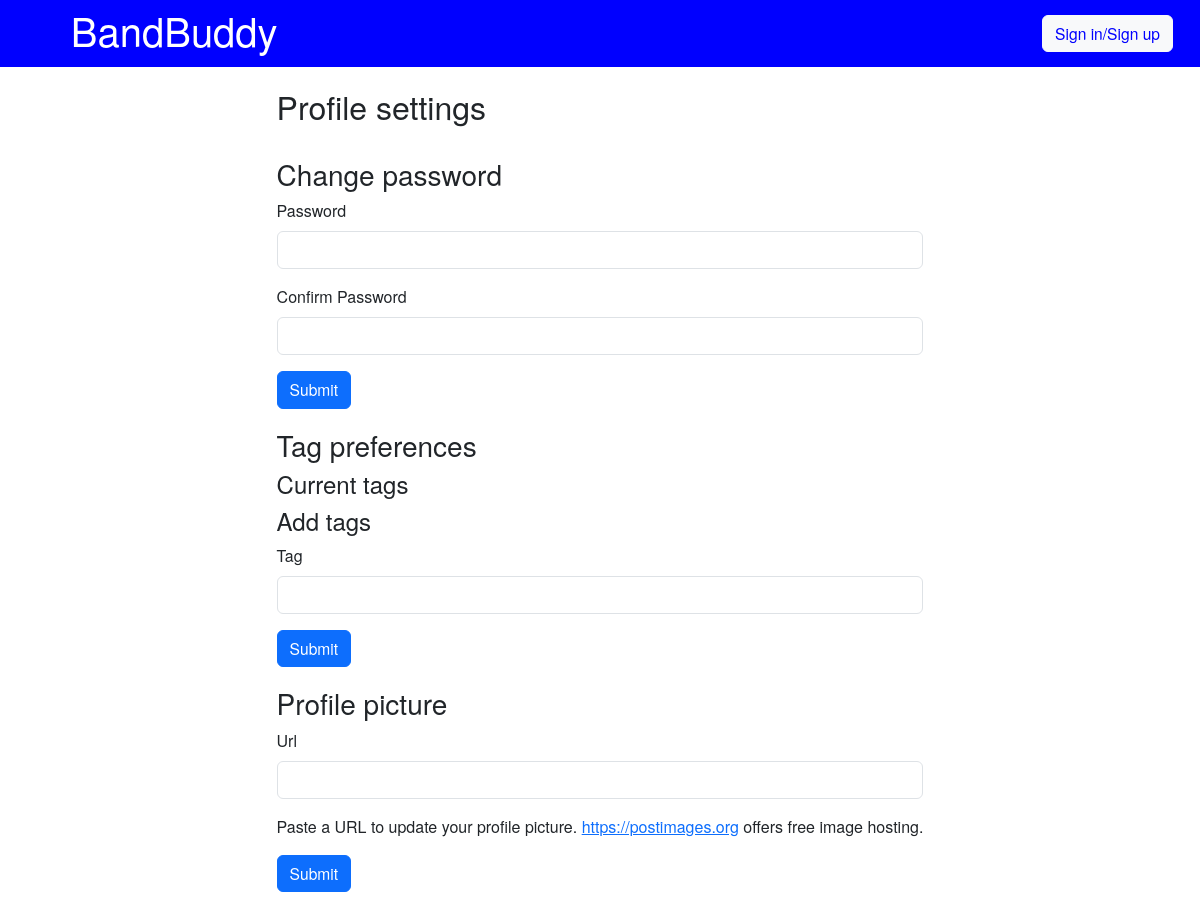
Before: /profile_settings/1 with the older database file.
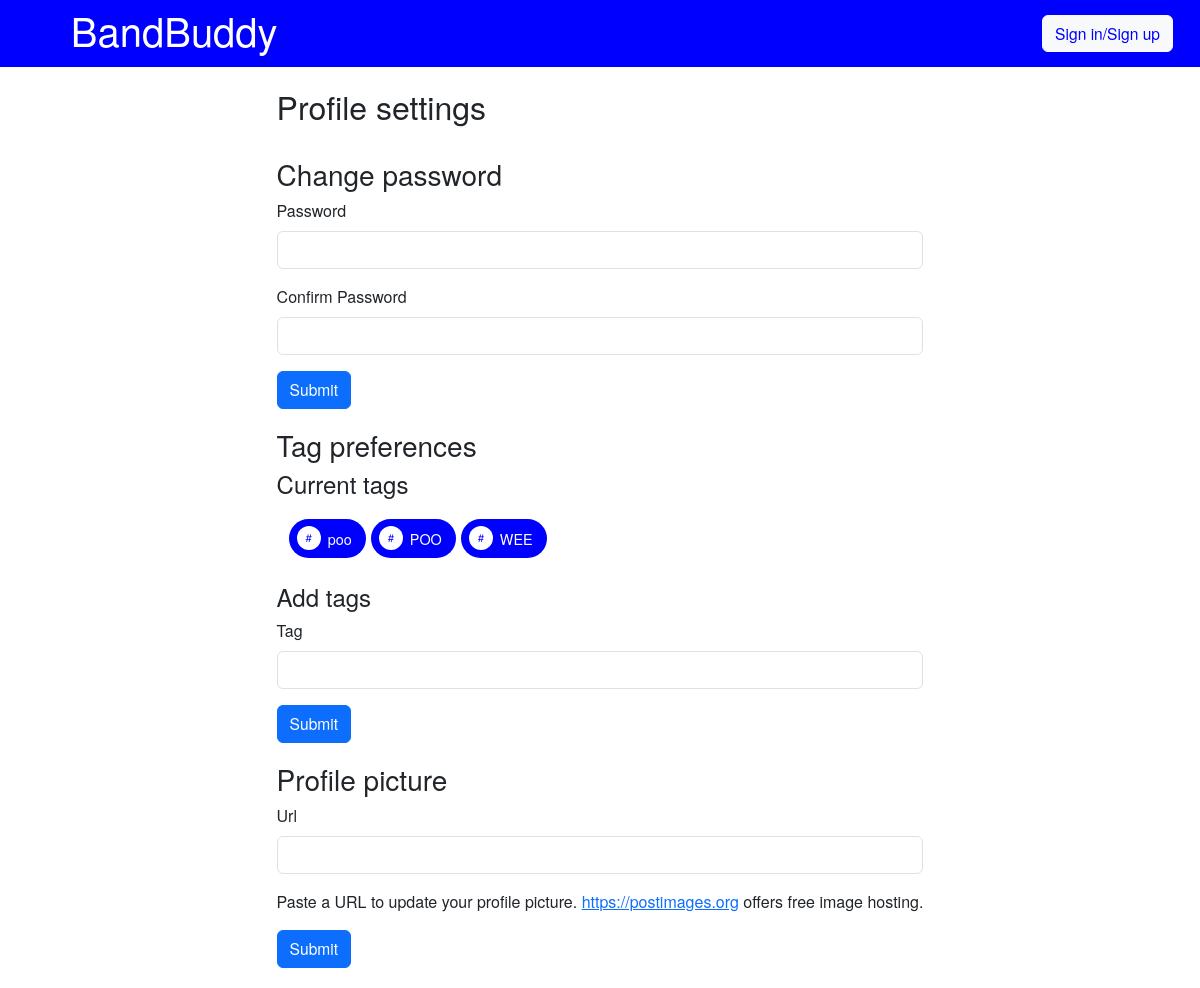
After: the same page with the newer database file.
### app/models.py (models this page shows)
class Tag(db.Model):
    id = db.Column(db.Integer, primary_key=True)
    name = db.Column(db.String(50), nullable=False, unique=True)
    posts = db.relationship('Post', secondary=post_tags, back_populates='tags')
    users = db.relationship('User', secondary=user_tag_preferences, back_populates='tag_preferences')

### app/views.py (the view, shortened to what this page needs)
@app.route('/profile_settings/<int:user_id>', methods=['GET', 'POST'])
def profile_settings(user_id):
    passwordForm = NewPassword()
    tag_items = models.Tag.query.filter(models.Tag.users.any(id=user_id)).all()
    tagForm = TagPreferences()
    if tagForm.validate_on_submit():
        tag_name = tagForm.tag.data.strip()
        tag = models.Tag.query.filter_by(name=tag_name).first()
        if not tag:
            tag = models.Tag(name=tag_name)
            db.session.add(tag)
            db.session.flush()  # Assign an ID to the tag
        user = models.User.query.get(user_id)
        if tag not in user.tag_preferences:
            user.tag_preferences.append(tag)
            db.session.commit()
            flash(f"Tag '{tag_name}' added to your preferences!", "success")
        else:
            flash(f"Tag '{tag_name}' is already in your preferences.", "info")
        return redirect(f'/profile_settings/{user_id}')
    else:
        print(tagForm.errors)
    pfpForm = ProfilePictureForm()
    if pfpForm.validate_on_submit():
        user = models.User.query.get(session['user_id'])
        user.profile_picture = pfpForm.url.data
        db.session.commit()
        session['profile_picture'] = user.profile_picture
        return redirect(f'/profile_settings/{user_id}')
    else:
        print(pfpForm.errors)
    return render_template(
        'profile_settings.html',
        passwordForm=passwordForm,
        tagForm=tagForm,
        tag_items=tag_items,
        pfpForm=pfpForm,
        title="Profile Settings"
    )

### app/forms.py
class NewPassword(FlaskForm):
    password = PasswordField('Password', validators=[DataRequired()])
    confirm_password = PasswordField('Confirm Password', validators=[DataRequired()])
    submit = SubmitField('Submit')

class TagPreferences(FlaskForm):
    tag = StringField('Tag', validators=[DataRequired(), Length(min=2, max=20)])
    submit = SubmitField('Submit')

### app/templates/profile_settings.html (shortened to what this page needs)
{% extends "navbar_template.html" %}
{% block content %}
    <div class="profile-settings">
        <h2>Profile settings</h2>
        <br>
        <div class="change-password">
            <h3>Change password</h3>
            <form action="" method="post" name="profile_settings">
            <div class="mb-3">
                {{ passwordForm.password.label(class="form-label") }}
                {{ passwordForm.password(class="form-control") }}
            </div>
            <div class="mb-3">
                {{ passwordForm.confirm_password.label(class="form-label") }}
                {{ passwordForm.confirm_password(class="form-control") }}
            </div>
            {{ passwordForm.submit(class="btn btn-primary") }}
            </form>
        </div>
        <div class="tag-preferences">
            <h3>Tag preferences</h3>
            <h4>Current tags</h4>
            {% if tag_items %}
                <div class="container current-tags">
                    {% for tag in tag_items %}
                    <span class="tag profile-settings-tag">
                        <span class="tag-icon"><i class="bi bi-hash"></i></span>
                        {{ tag.name }}
                    </span>
                {% endfor %}
                </div>
            {% endif %}
            <h4>Add tags</h4>
            <form action="" method="post" name="tag_settings">
            <div class="mb-3">
                {{ tagForm.tag.label(class="form-label") }}
                {{ tagForm.tag(class="form-control") }}
            </div>
            {{ tagForm.submit(class="btn btn-primary") }}
            </form>
        </div>
        <div class="profile-picture-settings">
            <h3>Profile picture</h3>
            <form actions="" method="post" name="profile_picture">
            <div class="mb-3">
                {{ pfpForm.url.label(class="form-label") }}
                {{ pfpForm.url(class="form-control") }}
            </div>
            <p>Paste a URL to update your profile picture. <a href="https://postimages.org">https://postimages.org</a> offers free image hosting.</p>
            {{ pfpForm.submit(class="btn btn-primary" )}}
            </form>
        </div>
{% endblock %}

### app/templates/navbar_template.html (shortened to what this page needs)
<!DOCTYPE html>
<html lang="en-gb">
    <head>
        <link href="https://cdn.jsdelivr.net/npm/bootstrap@5.3.3/dist/css/bootstrap.min.css" rel="stylesheet">
        <link rel="stylesheet" href="{{ url_for('static', filename='css/style.css') }}">
        <link rel="stylesheet" href="https://cdn.jsdelivr.net/npm/bootstrap-icons@1.11.3/font/bootstrap-icons.min.css">
    </head>
    <body>
        <nav class="navbar navbar-expand-lg" style="background-color: blue; width: 100%; padding: 0;" aria-label="Main navigation">
            <div class="container-fluid">
                <a class="navbar-brand text-white" href="/" aria-label="Homepage"><h1>BandBuddy</h1></a>
                <div class="d-flex">
                    {% if session.logged_in %}
                        <div class="nav-buttons">
                            <a class="btn btn-hollow" href="/newpost" aria-label="Create post">Create post<i class="bi bi-pencil-square" style="margin-left: 10px;"></i></a>
                            <a class="btn btn-hollow" href="/newbandad">Create bandAd<i class="bi bi-megaphone-fill" style="margin-left: 10px;"></i></a>
                            <a class="btn btn-hollow" href="/newband">Create band<i class="bi bi-people-fill" style="margin-left: 10px;"></i></a>
                            <div class="dropdown">
                                <a href="#" class="profile-btn" id="profileDropdown" data-bs-toggle="dropdown" aria-expanded="false">
                                    {% if session.profile_picture %}
                                        <img src="{{ session.profile_picture }}" alt="Profile" class="profile-img">
                                    {% else %}
                                        <i class="bi bi-person-circle profile-img"></i>
                                    {% endif %}
                                </a>
                                <ul class="dropdown-menu dropdown-menu-end" aria-labelledby="profileDropdown">
                                    <li><span class="dropdown-item-text text-muted">Hello, {{ session['user_name'] }}</span></li>
                                    <li><a class="dropdown-item" href="{{ url_for('profile_settings', user_id=session['user_id']) }}">Profile settings</a></li>
                                    <li><hr class="dropdown-divider"></li>
                                    <li><a class="dropdown-item d-flex justify-content-between" href="/logout">Log out<i class="bi bi-box-arrow-right"></i></a></li>
                                </ul>
                            </div>
                        </div>
                    {% else %}
                        <a class="btn btn-light" href="/signin" style ="margin: 15px; color: blue;">Sign in/Sign up</a>
                    {% endif %}
                </div>
            </div>
        </nav>
        {% block content %}{% endblock %}
    </body>
</html>

### app/static/css/style.css (style rules this page uses)
body { display: flex; flex-direction: column; align-items: center; justify-content: flex-start; height: 100vh; margin: 0; font-family: 'Helvetica Neue', Helvetica, Arial, sans-serif; }
.navbar-brand { margin-left: 5%; min-width: 44px; min-height: 44px; }
.btn { font-size: calc(0.6em + 0.5vw) }
form { margin: 0; }
.container { max-width: 1200px; margin: auto; }
.tag { display: inline-flex; align-items: center; text-align: left; padding: 0.5em 1em; padding-left: 8px; border-radius: 9999px; background-color: blue; color: white; font-size: 0.9em; transition: background-color 0.3s ease, transform 0.2s ease; cursor: pointer; }
.tag-icon { display: flex; align-items: center; justify-content: center; width: 24px; height: 24px; margin-right: 0.5em; border-radius: 50%; background-color: white; opacity: 1; }
.tag-icon i { color: blue; font-size: 0.8em; }
.change-password { margin-bottom: 20px; }
.tag-preferences { margin-bottom:20px; }
.current-tags { margin-bottom: 20px; margin-top: 20px; }
.profile-settings-tag { margin-bottom: 5px; }

Changed rows visible on the page:
added Tag: name "poo"
added Tag: name "POO"
added Tag: name "WEE"
